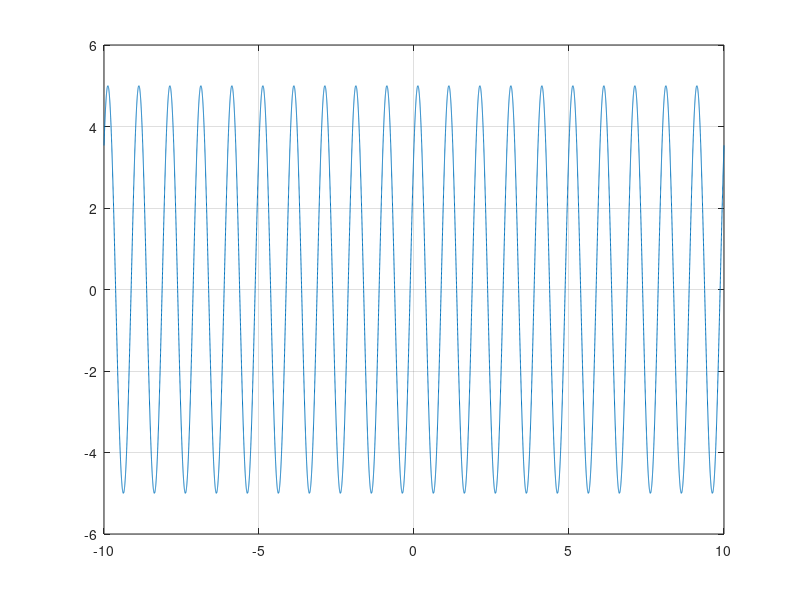

MATLAB code for this plot:
% Question 1F
% Generating a sin wave of given specification

range = -10:0.001:10;

sin_series = 5*sin(range.*2*pi + pi/4);

plot(range,sin_series);
grid on;